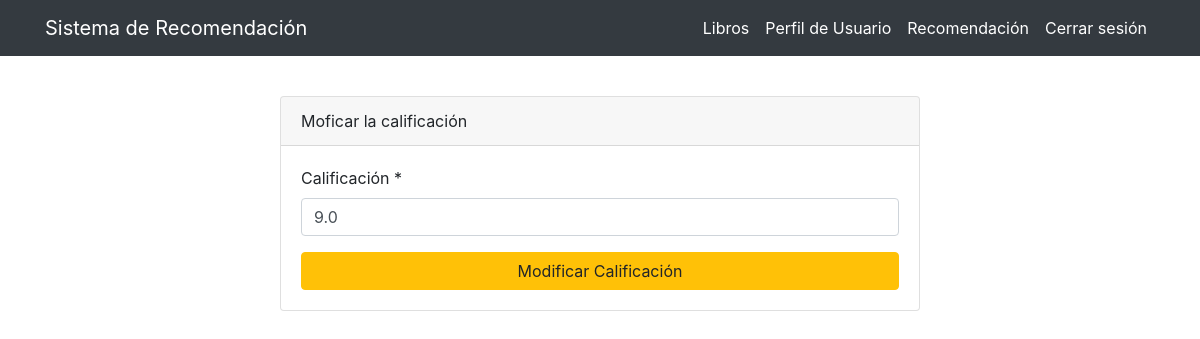
Page /libros/modificar-calificacion/7 (signed in) on the earlier database version.
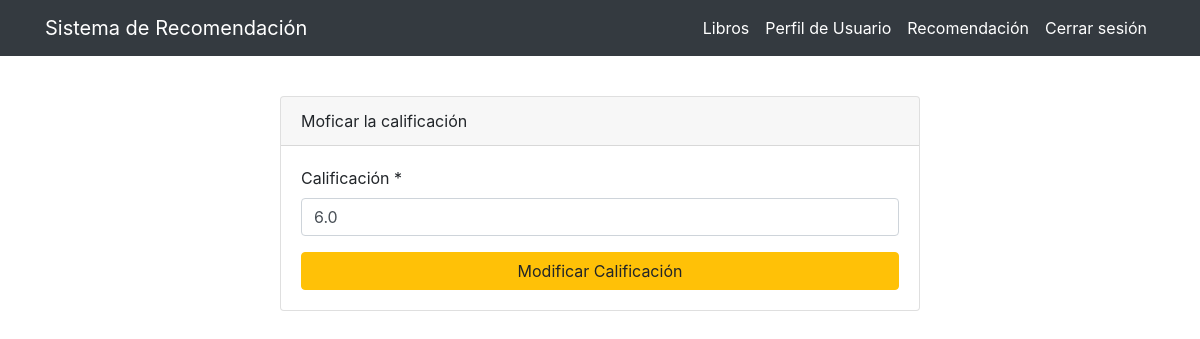
Same page on the later database version.
### libros/models.py (models this page shows, shortened)
class Calificacion(models.Model):
    usuario = models.ForeignKey(User, on_delete=models.PROTECT)
    libro = models.ForeignKey(Libro, on_delete=models.PROTECT)
    puntaje = models.FloatField()

### libros/views.py (the view, shortened to what this page needs)
# urls.py: path('modificar-calificacion/<int:pk>', ModificarCalificacion.as_view(), name='modificar-calificacion'),
@method_decorator([login_required], name='dispatch')
class ModificarCalificacion(UpdateView):
    model = Calificacion
    form_class = PuntajeForm
    template_name = 'libros/calificacion_update_form.html'
    success_url =  reverse_lazy('ver_libros')

### libros/forms.py
class PuntajeForm(forms.ModelForm):
    class Meta:
        model = Calificacion
        fields = ('puntaje',)
        labels = {
            "puntaje":"Calificacion"
        }
        widgets = {
            'puntaje' : forms.TextInput(
                attrs={
                    'class':'form-control'
                })
        }

### templates/libros/calificacion_update_form.html (shortened to what this page needs)
{% extends 'base.html' %}
{% block content %}
  <div class="container">
    <div class="card card-register mx-auto mt-5">
      <div class="card-header">Moficar la calificación</div>
      <div class="card-body">
        <form method="POST">
          <div class="form-group">
            <label for="Puntaje">Calificación *</label>
            {{ form.puntaje }}
          </div>
          <button type="submit" class="btn btn-warning btn-block">Modificar Calificación</button>
          </div>
      </div>
    </div>
{% endblock content %}

Differences in the rows shown:
changed Calificacion: puntaje "9.0" → "6.0"
